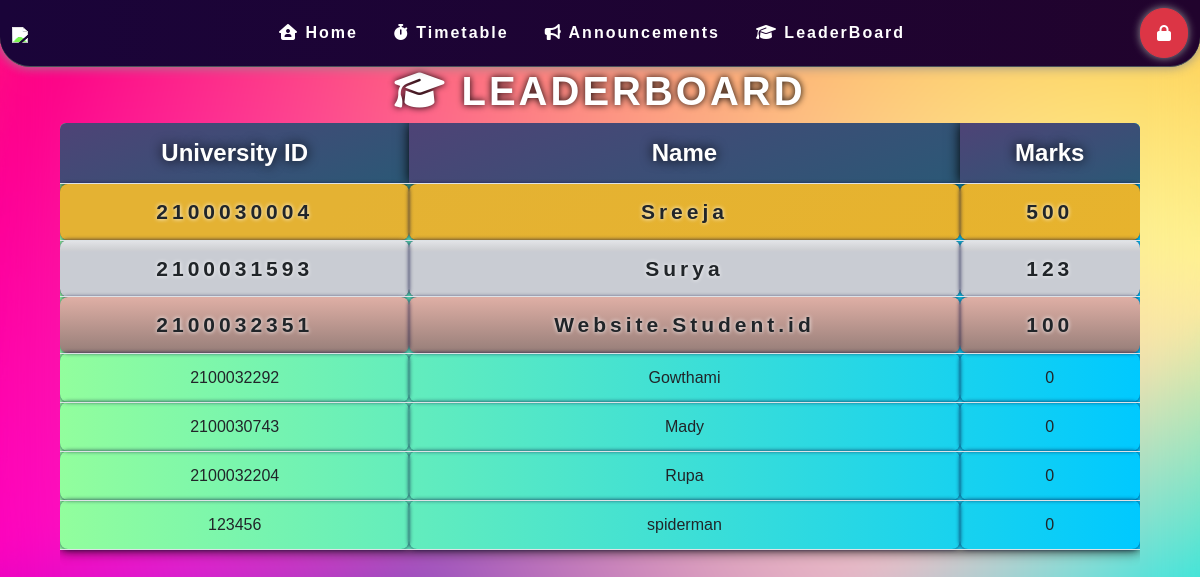
/leaderboard, run on an earlier commit of the app's database.
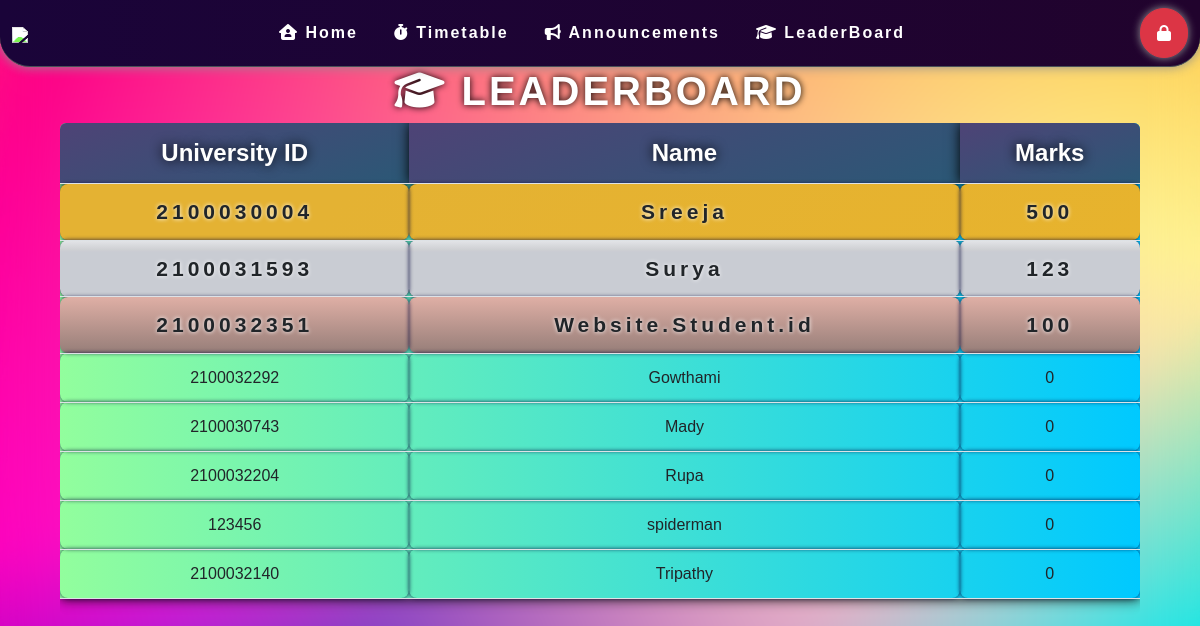
And on a later commit of the database.
### Website/models.py (models this page shows, shortened)
class Student(models.Model):
    user=models.ForeignKey(User, on_delete=models.CASCADE)
    id=models.BigIntegerField(primary_key=True)
    name=models.CharField(max_length=20,default=id)
    room=models.ForeignKey(Room,on_delete=models.CASCADE)
    team = models.ForeignKey(Team,on_delete=models.CASCADE)

### Website/views.py (the view)
# urls.py: path('leaderboard', views.leaderboard, name='leaderboard'),
def leaderboard(request):
    a=Student.objects.all()
    context={}
    f=[]
    for i in a:
        c=[]
        r=Review.objects.filter(student=i)
        s=0
        for p in r:
            s+=p.review_marks
        c.append(i.id)
        c.append(i.name)
        c.append(s)
        f.append(c)
    f=sorted(f,key=lambda f:f[2],reverse=True)
    context["marks"]=f
    return render(request, 'components/leaderboard.html',context)

### Website/templates/components/leaderboard.html
{% extends 'base.html' %} {% block title %} Leaderboard {% endblock title %}
{% block body %}
<div class="marksheets leaderboard">
  <h1><i class="fa-solid fa-graduation-cap fa-flip" style="color: #ffffff;"></i> LEADERBOARD</h1>
  <div class="table-responsive card">
    <table class="table">
      <thead>
        <tr>
          <th scope="col">University ID</th>
          <th scope="col">Name</th>
          <th scope="col">Marks</th>
        </tr>
      </thead>
      <tbody>
        {% for i in marks%}
        <tr>
        {% for p in i%}
             <td> {{p}}</td>
        {% endfor %}
        </tr>
        {% endfor %}
      </tbody>
    </table>
  </div>
</div>
{% endblock body %}

What changed in the data, as far as the page shows it:
added Student: i "Tripathy"
Also different on the page:
new list line: "2100032140 0"
